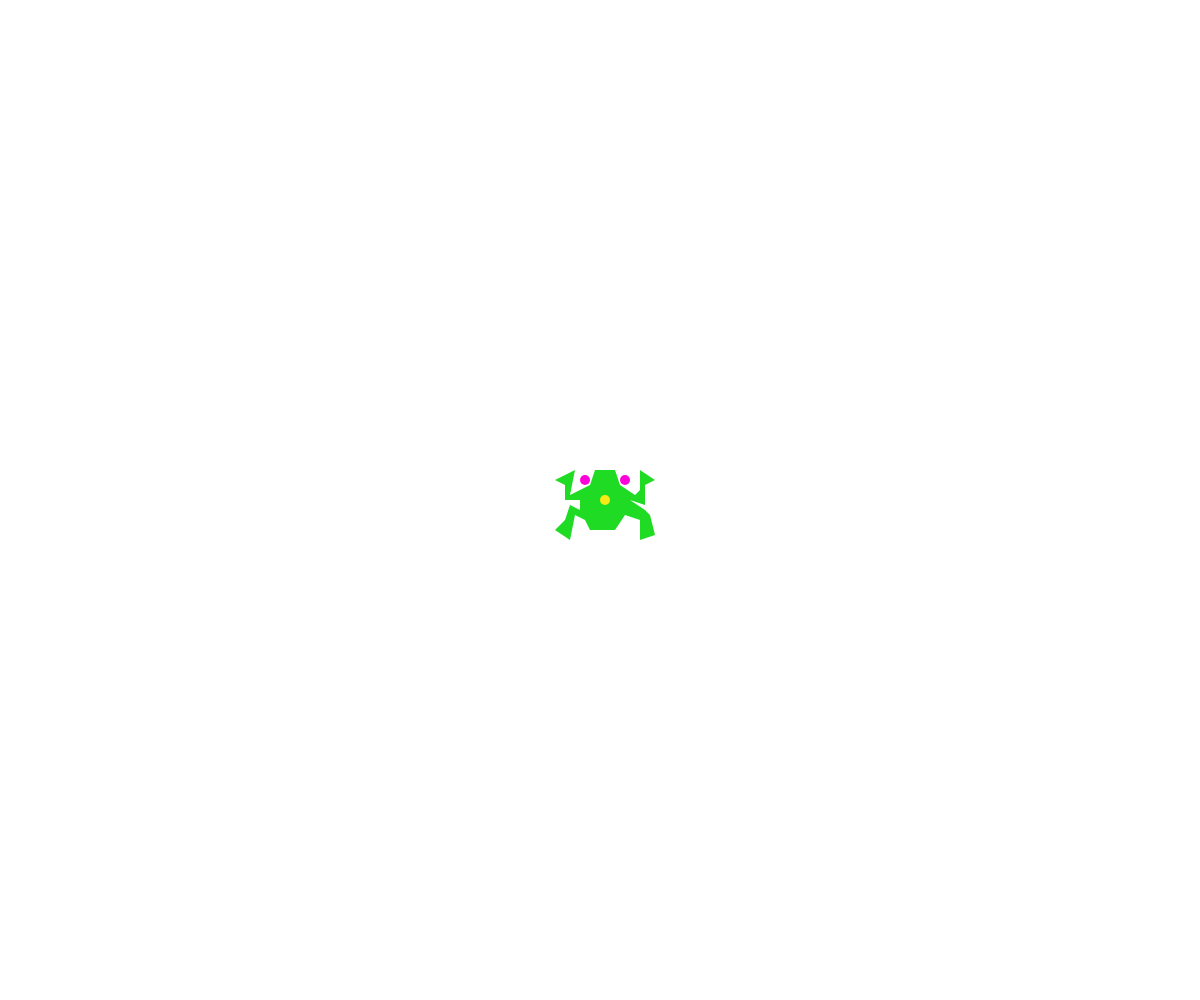
Frame 1 (no input)
Frame 60 (no input): identical to frame 1, image omitted
Frame 120 (the mouse pressed at the canvas centre since frame 60): identical to frame 1, image omitted

The p5.js sketch that drew this single still picture (run headless with seeded random() and noise() and a simulated clock; from frame 60 on, the mouse is pressed at the canvas centre):

// p5.js sketch
// ── sketch.js
let frogY, frogAngle;
function setup() {
  createCanvas(windowWidth, windowHeight);

  frogX = width / 2;
  frogY = height / 2;
}
function draw() {
  if (keyIsPressed) {
    if (key === "w") {
      frogY -= 10;
      frogAngle = 0;
    }
    if (key === "s") {
      frogY += 10;
      frogAngle = 180;
    }
    if (key === "a") {
      frogX -= 10;
      frogAngle = 270;
    } else if (key === "d") {
      frogX += 10;
      frogAngle = 90;
    }
  }
  background(255);
  push();
  translate(frogX, frogY);
  scale(5, 5);
  translate(-10, -7);
  drawFrog();
  pop();
}

function drawFrog() {
  noStroke();
  fill(32, 219, 36);
  beginShape();
  vertex(9, 1);
  vertex(13, 1);
  vertex(14, 4);
  vertex(17, 6);
  vertex(18, 5);
  vertex(18, 1);
  vertex(21, 3);
  vertex(19, 4);
  vertex(19, 8);
  vertex(16, 7);
  vertex(19, 9);
  vertex(20, 10);
  vertex(21, 14);
  vertex(18, 15);
  vertex(18, 11);
  vertex(15, 10);
  vertex(13, 13);
  vertex(8, 13);
  vertex(7, 11);
  vertex(5, 10);
  vertex(4, 15);
  vertex(1, 13);
  vertex(3, 11);
  vertex(4, 8);
  vertex(6, 9);
  vertex(6, 7);
  vertex(3, 7);
  vertex(3, 4);
  vertex(1, 3);
  vertex(5, 1);
  vertex(4, 6);
  vertex(8, 4);
  vertex(9, 1);
  endShape();
  fill(248, 235, 21);
  ellipse(11, 7, 2, 2);
  fill(253, 3, 217);
  ellipse(7, 3, 2, 2);
  ellipse(15, 3, 2, 2);
}

function keyPressed() {}
